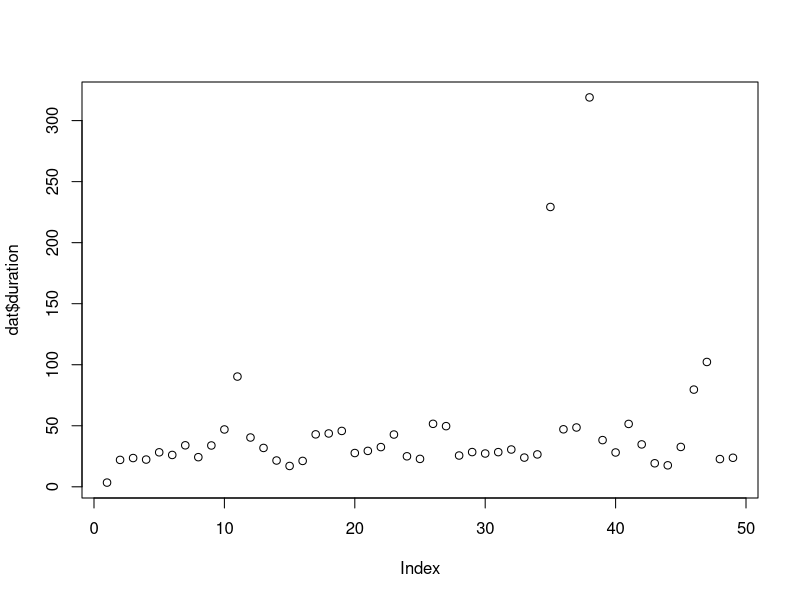

The R source for this figure:
## ---- chunk 1
dat <- read.delim("subj_HSvideo.txt", sep="\t")
head(dat)
dim(dat)
# sum(dat$serious)

notSeriousInd <- which(dat$serious == 0)
subjNumToDrop <- dat[notSeriousInd,]$num
subjNumToDrop

notMaxInd <- which(dat$maximized == 0)
subjNumToDrop <- c(subjNumToDrop, dat[notMaxInd,]$num)
subjNumToDrop

dat <- dat[!dat$num %in% subjNumToDrop,]
plot(dat$duration)
median(dat$duration)
## ---- chunk 2
expt <- read.delim("newTrial_HSvideo.txt", sep=";")
head(expt)
dim(expt)
table(expt$subjNum)
table(expt$trialIndex)

clExpt <- expt[!expt$subjNum %in% subjNumToDrop,]
clExpt
dim(clExpt)
table(clExpt$subjNum)

old <- read.csv("cleanedTrial_HSvideo.csv")
dim(old)
total <- rbind(old, clExpt)
dim(total)
write.csv(total, "48subjCleanedTrial_HSvideo.csv", row.names=FALSE)
